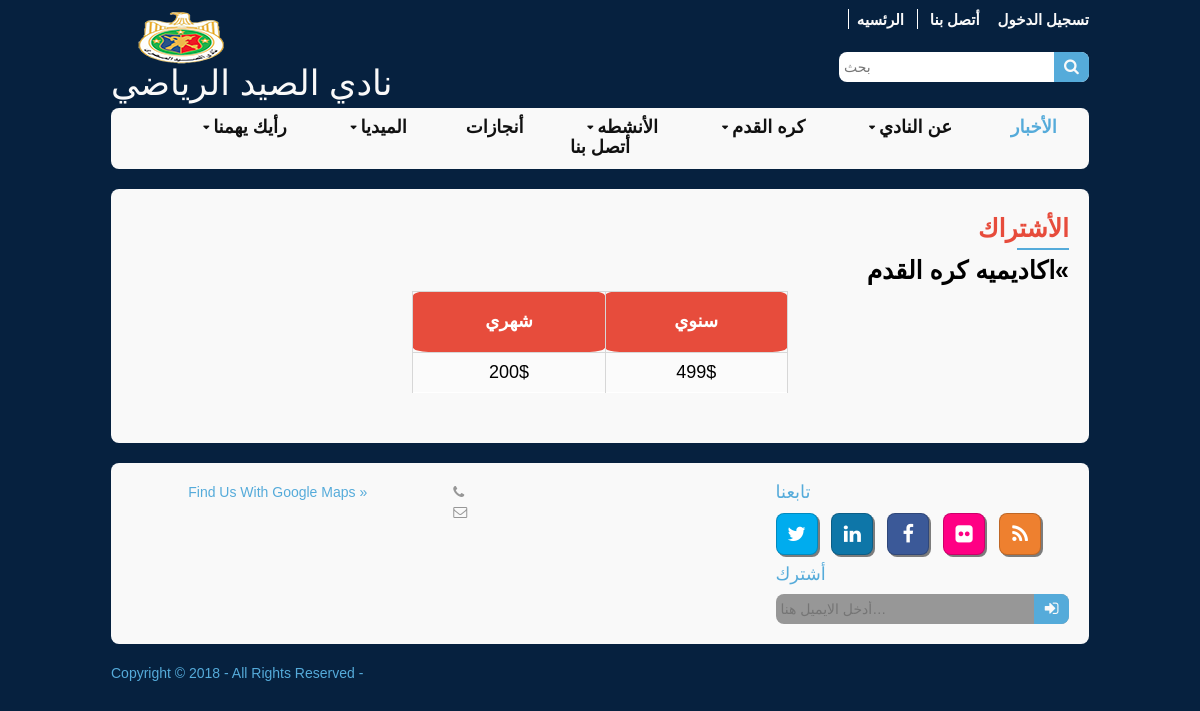
The app's page /home/academy_join with its own data.
### tables this page shows
CREATE TABLE `academy` (
  `academy_id` int(11) NOT NULL,
  `academy_title` varchar(100) NOT NULL,
  `academy_images` varchar(100) NOT NULL,
  `academy_pros` text NOT NULL,
  `academy_price_m` int(11) NOT NULL,
  `academy_price_y` int(11) NOT NULL
);

### application/modules/home/controllers/Home.php (called while the page is built, shortened)
<?php
class Home extends CI_Controller {
	function __construct() {
		$this->load->model('Home_model');
	}
    public function academy_join(){
    	$data['result'] = $this->Home_model->get_data_by('setting');
    	$data['title_page'] = "اشتراك الاكاديميه";
    	$query['query']=$this->Home_model->get_data_by('main');
    	$info['join']= $this->Home_model->get_table_data('academy');
    	$this->load->view('header',$data);
    	$this->load->view('academy_join',$info);
    	$this->load->view('footer',$query);
    }
}
?>

### index.php (called while the page is built, shortened)
<?php
require_once BASEPATH.'core/CodeIgniter.php';

### application/modules/home/models/Home_model.php (called while the page is built, shortened)
<?php
class Home_model extends CI_Model {
   function get_data_by($tableName='', $value='', $colum='',$condition='') {
   $this->db->select('*');
   $this->db->from($tableName);
   $query = $this->db->get();
   return $query->result();
 }
function get_table_data($table, $where=array(),$limit=NULL,$order_field=null,$order_type=NULL){
  $this->db->where($where);
  $query=  $this->db->get($table);
  return $query->result();
}
}

### application/modules/home/views/academy_join.php (the view, shortened to what this page needs)
<div class="wrapper row3">
  <div class="rounded">
    <main class="container clear">
      <div id="portfolio">
        <div class="head">الأشتراك</div>
        <div class="line" ></div>
        <?php foreach($join as $join){?>
          <div class="head2"><?php echo $join->academy_title.'&laquo';?></div>
          <table class="Tabl4">
           <tr>
             <th >سنوي</th>
             <th>شهري</th>
           </tr>
           <tr>
            <td> <?php echo $join->academy_price_y.'$';?> </td>
            <td> <?php echo $join->academy_price_m.'$';?> </td>
          </tr>
        </table>
      <?php }?>
    </div>
  </main>
</div>
</div>

### assets/layout/styles/style.css (style rules this page uses)
#portfolio .head,.loginscreen .headlogin, #gallery figure .head,.rounded .container.clear .head { text-align: right; color: #e74c3c; font-weight: bold; font-size: 25px; }
#portfolio .line,.loginscreen .linelogin,#gallery figure .line, .rounded .container.clear .line { border: 1px solid #55ABDA; width: 50px; float: right; margin-top: 10px; }
#gallery figure .line,.rounded .container.clear .line { margin-bottom: 10px }
#portfolio .head2 { text-align: right; color: #000; font-weight: bold; font-size: 25px; margin-top: 23px; }
table.Tabl,table.Tabl3,.Tabl4 { font-family: arial, sans-serif; border-collapse: collapse; width: 100%; direction: rtl; font-size: 18px; margin-top: 10px; }
table.Tabl td,table.Tabl3 td,.Tabl4 td { color: #000; }
table.Tabl td, th { border: 1px solid #dddddd; text-align: right; padding: 8px; }
table.Tabl tr th, table.Tabl3 tr th,.Tabl4 tr th { background-color: #e74c3c; }
table.Tabl3 tbody tr th,td { text-align: center; border: 1px solid #dddddd; padding: 8px; }
.Tabl4 { width: 40%; margin-right: auto; margin-left: auto; border-color: #fff; }
.Tabl4 tr th { text-align: center; padding-top: 20px; padding-bottom: 20px; border-radius: 8%; }
.Tabl4 tr td { padding-top: 10px; padding-bottom: 10px; }

### assets/layout/styles/layout.css (style rules this page uses)
.container { padding:20px 10px; }
table, th, td { border:1px solid; border-collapse:collapse; vertical-align:top; box-sizing:border-box; }
table, th { table-layout:auto; }
table { width:100%; margin-bottom:15px; }
th, td { padding:5px 8px; }
td { border-width:0 1px; }
#portfolio { display:block; width:100%; margin-bottom:20px;text-align: right; }
.rounded, input, button, textarea, #header input, #footer input, #slide-wrapper figcaption, .avatar, #comments li, .faico a, #twitter, .pagination a, .pagination strong { border-radius:8px; }
body { color:#F9F9F9; background-color:#06213F; }
.rounded { color:inherit; background-color:#F9F9F9; }
.row3 { color:#979797; background-color:inherit; }
table, th, td, #comments .avatar, #comments input, #comments textarea { border-color:#D7D7D7; }
th { color:#FFFFFF; background-color:#373737; }
tr, #comments li, #comments input[type="submit"], #comments input[type="reset"] { color:inherit; background-color:#FBFBFB; }
tr:nth-child(odd), #comments li:nth-child(odd) { color:inherit; background-color:#FFFFFF; }
@media screen and (min-width:978px) { .wrapper { max-width:978px; } }

### assets/layout/styles/framework.css (style rules this page uses)
html { overflow-y:scroll; }
body { margin:0; padding:0; font-size:14px; line-height:1.4em; }
.clear, .group { display:block; }
.clear::before, .clear::after, .group::before, .group::after { display:table; content:""; }
.clear, .clear::after, .group, .group::after { clear:both; }
body, h1, h2, h3, h4, h5, h6, .heading { font-family:sans-serif }
.wrapper { display:block; margin:0 auto 20px; text-align:left; word-wrap:break-word; }
.rounded, #topbar, #header, #mainav, #slider, .container, #footer, #copyright { display:block; width:100%; box-sizing:border-box; }
.rounded { margin:0; padding:10px; }
address, article, aside, figcaption, figure, footer, header, main, nav, section { display:block; margin:0; padding:0; }

### records on screen
academy: academy_title "اكاديميه كره القدم", academy_price_y "499", academy_price_m "200"
